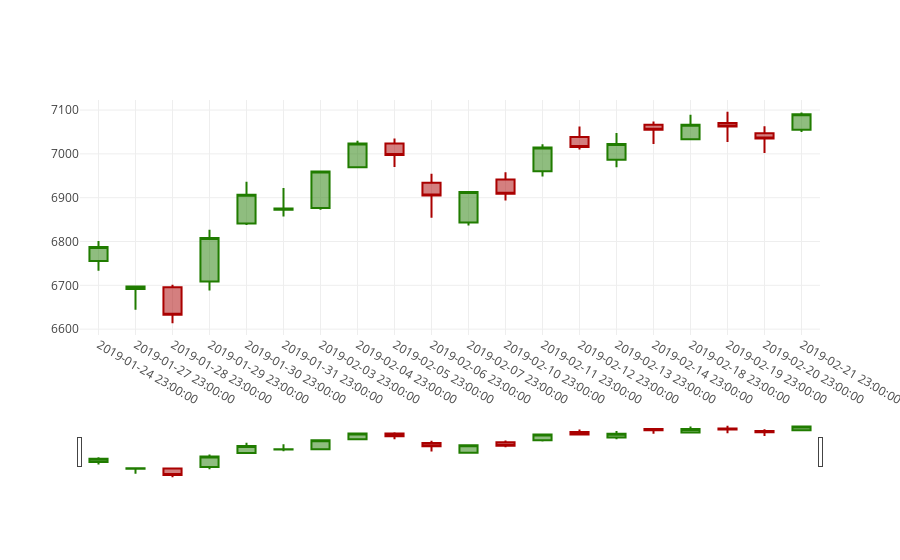

Notebook source saved alongside this figure:
### Code cell
plotly.offline.iplot(fig, filename='styled_candlestick')
